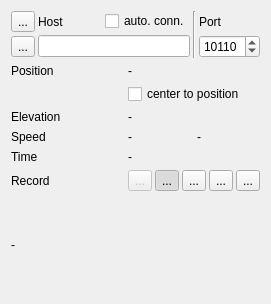
<?xml version="1.0" encoding="UTF-8"?>
<ui version="4.0">
 <class>IRtGpsTetherInfo</class>
 <widget class="QWidget" name="IRtGpsTetherInfo">
  <property name="geometry">
   <rect>
    <x>0</x>
    <y>0</y>
    <width>271</width>
    <height>304</height>
   </rect>
  </property>
  <property name="windowTitle">
   <string>Form</string>
  </property>
  <layout class="QVBoxLayout" name="verticalLayout">
   <item>
    <layout class="QGridLayout" name="gridLayout">
     <property name="spacing">
      <number>3</number>
     </property>
     <item row="1" column="0">
      <widget class="QToolButton" name="toolConnect">
       <property name="text">
        <string>...</string>
       </property>
       <property name="icon">
        <iconset resource="../../resources.qrc">
         <normaloff>:/icons/32x32/UnLock.png</normaloff>
         <normalon>:/icons/32x32/Lock.png</normalon>:/icons/32x32/UnLock.png</iconset>
       </property>
       <property name="checkable">
        <bool>true</bool>
       </property>
      </widget>
     </item>
     <item row="0" column="4">
      <widget class="QLabel" name="label_2">
       <property name="sizePolicy">
        <sizepolicy hsizetype="Preferred" vsizetype="Preferred">
         <horstretch>0</horstretch>
         <verstretch>0</verstretch>
        </sizepolicy>
       </property>
       <property name="text">
        <string>Port</string>
       </property>
      </widget>
     </item>
     <item row="1" column="1">
      <widget class="QLineEdit" name="lineHost">
       <property name="sizePolicy">
        <sizepolicy hsizetype="MinimumExpanding" vsizetype="Fixed">
         <horstretch>0</horstretch>
         <verstretch>0</verstretch>
        </sizepolicy>
       </property>
      </widget>
     </item>
     <item row="0" column="0">
      <widget class="QToolButton" name="toolHelp">
       <property name="text">
        <string>...</string>
       </property>
       <property name="icon">
        <iconset resource="../../resources.qrc">
         <normaloff>:/icons/32x32/Help.png</normaloff>:/icons/32x32/Help.png</iconset>
       </property>
      </widget>
     </item>
     <item row="1" column="4">
      <widget class="QSpinBox" name="spinPort">
       <property name="maximum">
        <number>65536</number>
       </property>
       <property name="value">
        <number>10110</number>
       </property>
      </widget>
     </item>
     <item row="0" column="1">
      <layout class="QHBoxLayout" name="horizontalLayout">
       <property name="spacing">
        <number>3</number>
       </property>
       <item>
        <widget class="QLabel" name="label">
         <property name="text">
          <string>Host</string>
         </property>
        </widget>
       </item>
       <item>
        <widget class="QCheckBox" name="checkAutomaticConnect">
         <property name="toolTip">
          <string>Automatically connect to the host.</string>
         </property>
         <property name="text">
          <string>auto. conn.</string>
         </property>
        </widget>
       </item>
      </layout>
     </item>
     <item row="0" column="2" rowspan="2">
      <widget class="Line" name="line">
       <property name="orientation">
        <enum>Qt::Vertical</enum>
       </property>
      </widget>
     </item>
    </layout>
   </item>
   <item>
    <layout class="QGridLayout" name="gridLayout_2">
     <item row="6" column="1">
      <layout class="QHBoxLayout" name="horizontalLayout_3">
       <property name="spacing">
        <number>3</number>
       </property>
       <item>
        <widget class="QToolButton" name="toolRecord">
         <property name="enabled">
          <bool>false</bool>
         </property>
         <property name="toolTip">
          <string>Start recording.</string>
         </property>
         <property name="text">
          <string>...</string>
         </property>
         <property name="icon">
          <iconset resource="../../resources.qrc">
           <normaloff>:/icons/32x32/Record.png</normaloff>:/icons/32x32/Record.png</iconset>
         </property>
         <property name="checkable">
          <bool>true</bool>
         </property>
         <property name="autoExclusive">
          <bool>true</bool>
         </property>
        </widget>
       </item>
       <item>
        <widget class="QToolButton" name="toolPause">
         <property name="toolTip">
          <string>Pause recording.</string>
         </property>
         <property name="text">
          <string>...</string>
         </property>
         <property name="icon">
          <iconset resource="../../resources.qrc">
           <normaloff>:/icons/32x32/Pause.png</normaloff>:/icons/32x32/Pause.png</iconset>
         </property>
         <property name="checkable">
          <bool>true</bool>
         </property>
         <property name="checked">
          <bool>true</bool>
         </property>
         <property name="autoExclusive">
          <bool>true</bool>
         </property>
        </widget>
       </item>
       <item>
        <widget class="QToolButton" name="toolToTrack">
         <property name="toolTip">
          <string>Convert record to track.</string>
         </property>
         <property name="text">
          <string>...</string>
         </property>
         <property name="icon">
          <iconset resource="../../resources.qrc">
           <normaloff>:/icons/32x32/Track.png</normaloff>:/icons/32x32/Track.png</iconset>
         </property>
        </widget>
       </item>
       <item>
        <widget class="QToolButton" name="toolReset">
         <property name="toolTip">
          <string>Reset record.</string>
         </property>
         <property name="text">
          <string>...</string>
         </property>
         <property name="icon">
          <iconset resource="../../resources.qrc">
           <normaloff>:/icons/32x32/Reset.png</normaloff>:/icons/32x32/Reset.png</iconset>
         </property>
        </widget>
       </item>
       <item>
        <widget class="QToolButton" name="toolFile">
         <property name="toolTip">
          <string>Select record file.</string>
         </property>
         <property name="text">
          <string>...</string>
         </property>
         <property name="icon">
          <iconset resource="../../resources.qrc">
           <normaloff>:/icons/32x32/PathBlue.png</normaloff>:/icons/32x32/PathBlue.png</iconset>
         </property>
        </widget>
       </item>
      </layout>
     </item>
     <item row="2" column="1">
      <widget class="QLabel" name="labelElevation">
       <property name="text">
        <string>-</string>
       </property>
      </widget>
     </item>
     <item row="0" column="0">
      <widget class="QLabel" name="label_4">
       <property name="text">
        <string>Position</string>
       </property>
      </widget>
     </item>
     <item row="3" column="1">
      <layout class="QHBoxLayout" name="horizontalLayout_2">
       <item>
        <widget class="QLabel" name="labelSpeed">
         <property name="text">
          <string>-</string>
         </property>
        </widget>
       </item>
       <item>
        <widget class="QLabel" name="labelHeading">
         <property name="text">
          <string>-</string>
         </property>
        </widget>
       </item>
      </layout>
     </item>
     <item row="4" column="0">
      <widget class="QLabel" name="label_6">
       <property name="text">
        <string>Time</string>
       </property>
      </widget>
     </item>
     <item row="4" column="1">
      <widget class="QLabel" name="labelTime">
       <property name="text">
        <string>-</string>
       </property>
      </widget>
     </item>
     <item row="0" column="1">
      <widget class="QLabel" name="labelPosition">
       <property name="text">
        <string>-</string>
       </property>
      </widget>
     </item>
     <item row="3" column="0">
      <widget class="QLabel" name="label_3">
       <property name="text">
        <string>Speed</string>
       </property>
      </widget>
     </item>
     <item row="2" column="0">
      <widget class="QLabel" name="label_5">
       <property name="text">
        <string>Elevation</string>
       </property>
      </widget>
     </item>
     <item row="6" column="0">
      <widget class="QLabel" name="label_7">
       <property name="text">
        <string>Record</string>
       </property>
      </widget>
     </item>
     <item row="1" column="1">
      <widget class="QCheckBox" name="checkCenterPosition">
       <property name="text">
        <string>center to position</string>
       </property>
      </widget>
     </item>
    </layout>
   </item>
   <item>
    <widget class="QLabel" name="labelStatus">
     <property name="text">
      <string>-</string>
     </property>
     <property name="wordWrap">
      <bool>true</bool>
     </property>
    </widget>
   </item>
  </layout>
 </widget>
 <resources>
  <include location="../../resources.qrc"/>
 </resources>
 <connections/>
</ui>
